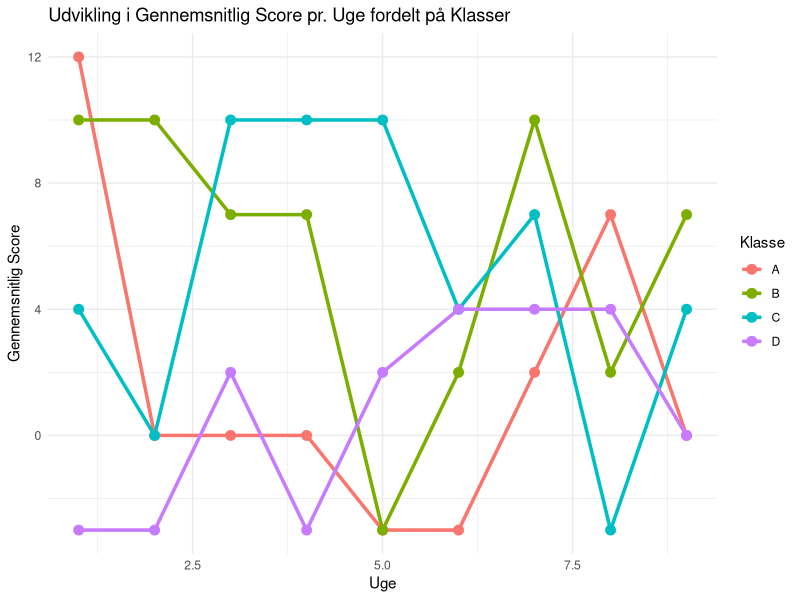

Generate this figure with R:
# Opgave 5 - Dataframes
# Opgave 5.1 – Månedlige observationer
{
# Lav en 36 x 3 dataframe med kolonnenavne ”Klasse”,”Uge”,”Score”. Første 
# kolonne skal fyldes med A,B,C,D så der startes med 9 A’er, derpå 9 B’er osv. 
# Anden kolonne skal fyldes med tallene 1 til 9, der gentages for hvert bogstav.
# Sidste kolonne skal fyldes med observationer. Det er op til jer, hvilke værdier I 
# vil putte i framen. (hint: benyt R-funktionen seq())

# Vi laver vores df
opgave_5.1 <- as.data.frame(matrix(NA, nrow = 36, ncol = 3))

# Vi angiver kolonnenavne
colnames(opgave_5.1) <- c("Klasse","Uge","Score")

# Vi sætter A,B,C og D ind
opgave_5.1$Klasse <- rep(c("A","B","C","D"), each = 9)

# Vi sætter ugenumre ind
opgave_5.1$Uge <- rep(1:9,times=4)

# Vi sætter scores ind
opgave_5.1$Score <- sample(c(-3,00,02,4,7,10,12),36,replace = TRUE)

# Barplot af scoren
library(ggplot2)
ggplot(opgave_5.1, aes(x = Klasse, y = Score, fill = Klasse)) +
  stat_summary(fun = mean, geom = "bar", width = 0.7) +  # Summerer score pr. klasse
  labs(title = "Samlet Score pr. Klasse", 
       x = "Klasse", 
       y = "Samlet Score") +
  theme_minimal() +
  theme(legend.position = "none")  # Fjerner legend (valgfrit)

# Plot over udvikling i ugerne
ggplot(opgave_5.1, aes(x = Uge, y = Score, color = Klasse, group = Klasse)) +
  stat_summary(fun = mean, geom = "line", size = 1.2) +  # Linje for gennemsnit pr. klasse
  stat_summary(fun = mean, geom = "point", size = 3) +   # Punkter for gennemsnit pr. klasse
  labs(title = "Udvikling i Gennemsnitlig Score pr. Uge fordelt på Klasser", 
       x = "Uge", 
       y = "Gennemsnitlig Score", 
       color = "Klasse") +
  theme_minimal()

}

# Opgave 5.2 - Kvartalsvise observationer
{
# Vi laver vores df
opgave_5.2 <- data.frame(Klasse = character(), Uge = character(),
                         Gennemsnit = numeric())

# Loop igennem dataframe aggreger hver tredje uge
for (i in seq(3,nrow(opgave_5.1), by = 3)) {
  
  # Udvælg de tre uger, som skal inkluderes i gennemsnitsscoren
  uge_data <- opgave_5.1$Score[(i-2):i]
  
  # Beregn gennemsnit af de 3 uger
  gns_score <- mean(uge_data)

  # Vi ønsker at definere ugerne som 1-3, 4-6, 7-9 osv.
  periode <- paste(opgave_5.1$Uge[i-2], "-",opgave_5.1$Uge[i], sep = "")
  
  # Opret en ny række til Opgave_5.2
  ny_kolonne <- data.frame(
    Klasse = opgave_5.1$Klasse[i],
    Uge = periode,
    Gennemsnit = gns_score
  )
  
  # Tilføj den nye række til Opgave_5.2
  opgave_5.2 <- rbind(opgave_5.2,ny_kolonne)
}
# Til sidst afrunder vi tallene
opgave_5.2$Gennemsnit <- round(opgave_5.2$Gennemsnit,1)
}

# Opgave 5.3 - Pivot
# I skal nu konvertere denne nye dataframe til en ny dataframe som har følgende navne på kolonnerne:
# ”Uge”,”A”,”B”,”C”,D” og rækkerne indeholder de gennemsnit som I har beregnet.

library(tidyr)

# Pivot opgave_5.2
Opgave_5.3 <- pivot_wider(
  opgave_5.2, 
  names_from = Klasse,  # Kolonner dannes ud fra 'Klasse'
  values_from = Gennemsnit  # Værdier tages fra 'Gennemsnit'
)

# Print resultatet
print(Opgave_5.3)

